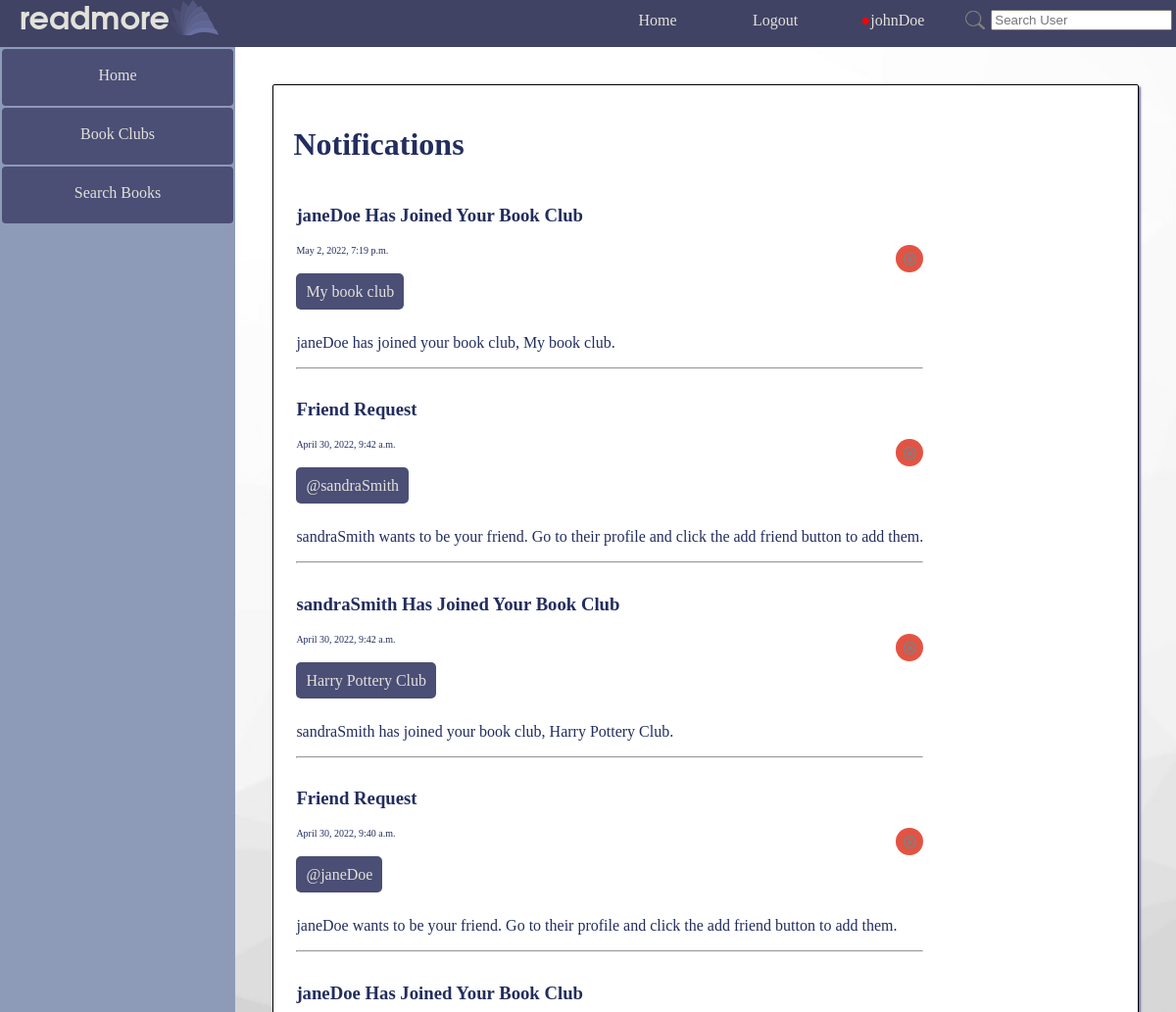
Page /readmore/notifications/ (signed in, upper part) on the earlier database version.
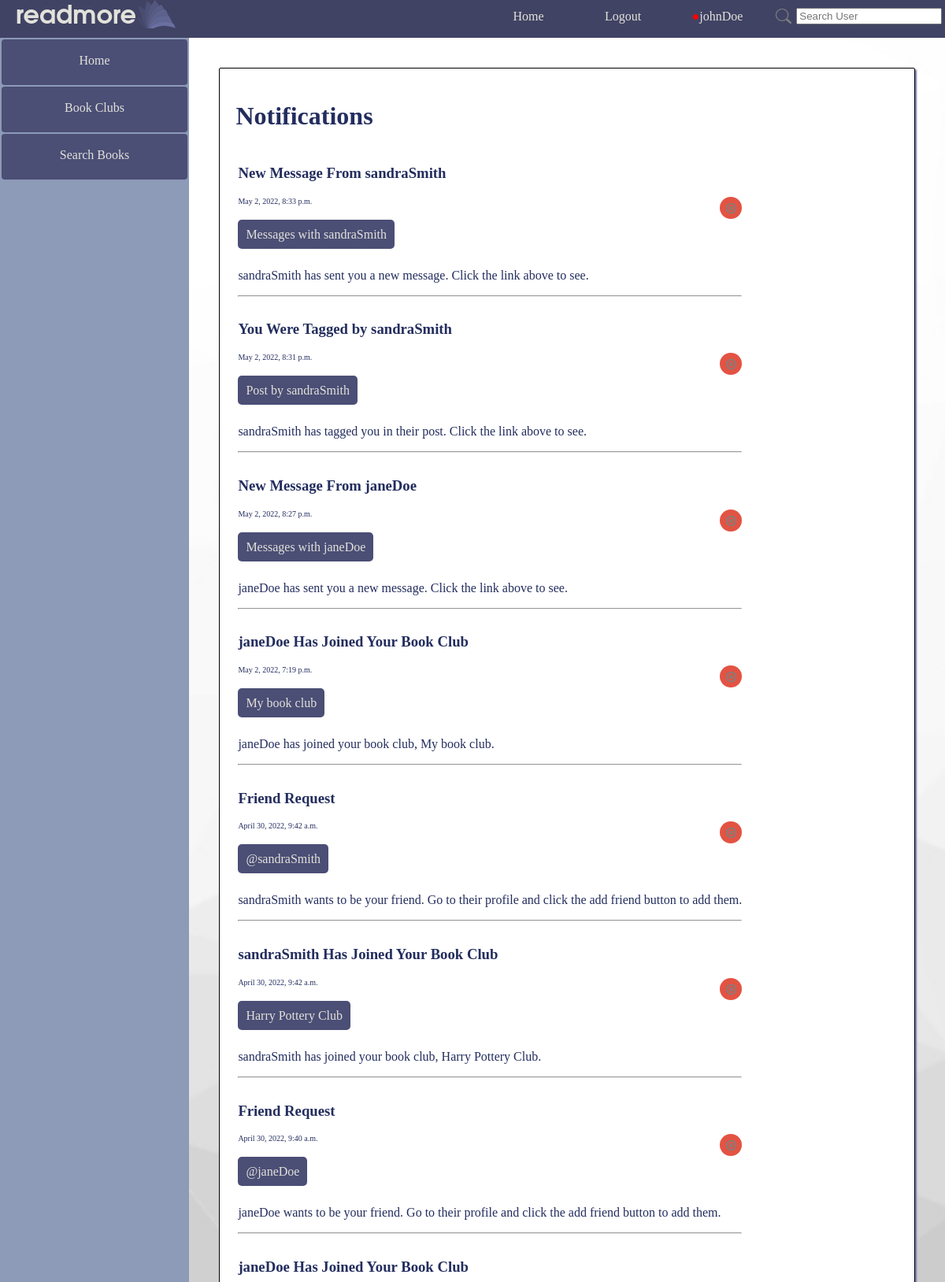
Same page on the later database version.
### readmore_app/models.py (models this page shows)
class Notification(models.Model):
    notification_id = models.AutoField(primary_key=True)
    notification_type = models.CharField(max_length=10000, blank=True)
    notification_user = models.ForeignKey(UserExt, on_delete=models.CASCADE)
    notification_title = models.CharField(max_length=10000)
    notification_time = models.DateTimeField(auto_now_add=True)
    notification_link = models.CharField(max_length=10000, blank=True)
    notification_link_text = models.CharField(max_length=10000, blank=True)
    notification_message = models.TextField()

### readmore_app/views.py (the view)
# urls.py: path('notifications/', views.notifications, name='notifications'),
def notifications(request):
    notifications = Notification.objects.filter(notification_user = UserExt.objects.get(pk=request.user.id)).order_by('-notification_time')
    return render(request, "readmore_app/notifications.html", {"notifications": notifications, 'luser': UserExt.objects.get(pk=request.user.id)})

### readmore_app/templatetags/extras.py (called while the page is built)
@register.simple_tag
def num_notifications(user_id):
    try:
        this_user = UserExt.objects.get(pk=user_id)
        return Notification.objects.filter(notification_user=this_user).count()
    except Exception as e:
        return ""

### readmore_app/templates/readmore_app/notifications.html (shortened to what this page needs)
{% extends parent_template|default:"base.html" %}
{% load static %}
{% block content %}
<div class="basic_card">
    <h1>Notifications</h1>
    <table id="notification_table">
    {% if not notifications %}
        <tr><td>No Notifications Here</td></tr>
    {% else %}
    {% for notification in notifications %}
        <tr class="notification" id="notification{{ notification.notification_id }}">
            <td>
                <h3>{{ notification.notification_title }}</h3>
                <button onclick="removeNotification({{ notification.notification_id }});" class="remove"><img style="width: 15px;" src="{% static 'readmore_app/x_button.png' %}" /></button>
                <p style="font-size: 10px">{{ notification.notification_time }}</p>
                {% if notification.notification_link %}
                <br/>
                <a href="{{ notification.notification_link }}" class="anchor_button">{{ notification.notification_link_text }}</a>
                <br/><br/>
                {% endif %}
                <p>{{ notification.notification_message }}</p>
                <hr>
            </td>
        </tr>
    {% endfor %}
    {% endif %}
    </table>
</div>
{% endblock %}

### templates/base.html (shortened to what this page needs)
{% load extras %}
{% load static %}
<!DOCTYPE html>
<html lang="en">
  <head>
    <link rel=stylesheet href="{% static 'readmore_app/style.css' %}">
  </head>
  <body>
    <div class="container" >
      <div class="navbar navbar_wrapper">
        <div class="navbar">
          <div><h2 class="logo">readmore</h2></div>
          <div><img src="{% static 'readmore_app/logo_small.png' %}"></div>
        </div>
        <div class="navbar_links" style="padding-right:2%;">
          <a class="link" href="{% url 'readmore_app:index' %}">Home</a>
          {% if not user.is_authenticated %}
          <a class="link" href="{% url 'readmore_app:login' %}" >Login</a>
          <a class="link" href="{% url 'readmore_app:registration' %}">Register</a>
          {% else %}
          <a href="{% url 'readmore_app:logout' %}" >Logout</a>
          <div id="drop">
              {% num_notifications user.id as has_notifications %}
              <a  href="{% url 'readmore_app:profile' user.id %}" style="padding-bottom:17px;"><span id="notification_dot" style="color: red;">{% if has_notifications %}●{% endif %}</span>{{ user.username }}</a>
          </div>
          <div style="padding: 0.5%;">
            <form style="display: flex; left: 0px; position: relative; top:7px; align-items: center;" class="link" method="POST" action="{% url 'readmore_app:user_search_results' %}">
              <input type="image" width="20px" style="margin-right: 3%;" src="{% static 'readmore_app/logo_search.png' %}">
              <input type="text" placeholder="Search User" name="search_query" >
            </form>
          </div>
          {% endif %}
        </div>
      </div>
      <div class="content-container">
          {% if user.is_authenticated %}
          <div class="sidebar">
              <a href="{% url 'readmore_app:index' %}">Home</a>
              <a href="{% url 'readmore_app:book_clubs' %}">Book Clubs</a>
              <a href="{% url 'readmore_app:search_book' %}">Search Books</a>
          </div>
          <main style="margin:0;">
          {% endif %}
          {% block content %}{% endblock %}
          </main>
      </div>
    </div>
  </body>
</html>

### readmore_app/static/readmore_app/style.css (style rules this page uses)
body { font-family: Garamond, Georgia, serif; margin:0; overflow: hidden; }
a { text-decoration: none; }
h2.logo { color:#e2e2db; font-family:Arial, Helvetica, sans-serif; font-weight:800px; margin-left: 20px; font-size:32px; margin-top: 6px; }
.container { display:flex; flex-flow: column; height: inherit; overflow: hidden; }
.content-container { display: flex; justify-content: start; flex-direction: row; flex-wrap: nowrap; height: 100vh; }
h2.logo { color:#e2e2db; font-family: Avantgarde, TeX Gyre Adventor, URW Gothic L, sans-serif; font-weight:800px; margin-left: 20px; font-size:32px; margin-top: 6px; }
main { background-image: url(white_background.jpg); background-attachment:scroll; background-size:cover; display: flex; width: 80%; min-height: 100%; height: 100% auto; color: #232D5E; overflow-y: auto; overflow-x: hidden; justify-content:center; }
main > * { margin-left: 4.5%; }
main > div { width: 100%; }
#drop { display: flex; flex-direction: column; align-content: center; align-items: center; margin-right:2%; }
.basic_card { border-radius: 2px; box-shadow: 2px 2px 2px#7074ac; border-color: black; width: 100%; background-color: white; min-height: 70vh; height:fit-content; overflow: hidden; border-style: solid; border-width: 1px; padding: 20px; padding-bottom: 10%; margin: 4%; }
.remove { float:right; background: #e35343; border: none; border-radius: 25px; padding: 7px 6.3px 3px 7px; }
.anchor_button { border-radius: 5px; color: #e2e2db; height: auto; width: fit-content; border: none; padding: 10px; background: #4b4e75; }
div.sidebar { position: relative; text-align: center; background: #8d9ab8; width:20%; height:100vh; }
.sidebar a { margin: 2px 2px 2px 2px; border-radius: 4px; color: #e2e2db; height: 30px; display:block; width:auto; border:none; padding: 10px; padding-top: 18px ; background: #4b4e75; }
.navbar_wrapper { padding-right: 2%; width:100%; }
.navbar { height:3em; }
div.navbar { float:initial; display: flex; border: none; position: relative; background: #414364; z-index: 1; justify-content: space-between; }
.navbar a { min-width: 120px; text-align: center; border-radius: 4px; font-size: medium; text-decoration: none; color: #e2e2db; background: none; padding: 12px 0px; }
.navbar_links { float:initial; display: flex; border: none; position: relative; z-index: 1; justify-content: space-between; }

Differences in the rows shown:
added Notification: notification_title "New Message From sandraSmith", notification_time "May 2, 2022, 8:33 p.m.", notification_link_text "Messages with sandraSmith", notification_message "sandraSmith has sent you a new message. Click the link above to see."
added Notification: notification_title "You Were Tagged by sandraSmith", notification_time "May 2, 2022, 8:31 p.m.", notification_link_text "Post by sandraSmith", notification_message "sandraSmith has tagged you in their post. Click the link above to see."
added Notification: notification_title "New Message From janeDoe", notification_time "May 2, 2022, 8:27 p.m.", notification_link_text "Messages with janeDoe", notification_message "janeDoe has sent you a new message. Click the link above to see."
